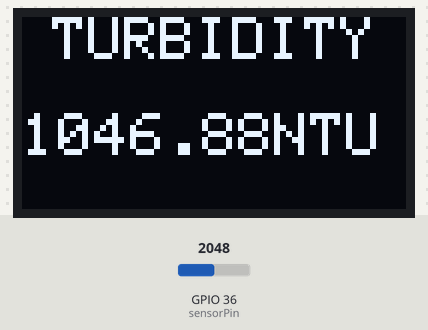
Bench run of a sketch on a simulated ESP32. Shown: 128×64 one-colour display. The test bench sets the inputs (shaded band); at power-on: GPIO 36 (sensorPin) = 2048. WiFi joins after 1.5 s; servers stay silent unless stated; what the sketch prints to the serial monitor is not drawn.

Above: at 2.7 s.

The sketch:

Turbid.ino
```cpp
#include <ThingSpeak.h>
#include <WiFi.h>
#include <Adafruit_GFX.h>
#include <Adafruit_SSD1306.h>

#define SCREEN_WIDTH 128    // OLED display width, in pixels
#define SCREEN_HEIGHT 64    // OLED display height, in pixels
#define OLED_RESET -1       // Reset pin # (or -1 if sharing Arduino reset pin)

Adafruit_SSD1306 display(SCREEN_WIDTH, SCREEN_HEIGHT, &Wire, OLED_RESET);
// Hostpot
const char *ssid =  "AGUS";
const char *pass =  "agus1234";
WiFiClient client;
//thingspeak settings
unsigned long channel = 2542864; //your channel ID number
const char *apiKey = "JLHGPMTWWQEBDGIR"; //your channel write API Key

int sensorPin = 36;
float volt;
float ntu;
void setup() {
  display.begin(SSD1306_SWITCHCAPVCC, 0x3C); //initialize with the I2C addr 0x3C (128x64)
  Serial.begin(9600); //Baud rate: 9600

  //connect to WiFi
  Serial.print("Connecting to: "); Serial.println(ssid);
  WiFi.begin(ssid, pass);

  while (WiFi.status() != WL_CONNECTED) {
    delay(500);
    Serial.print(".");
  }

  Serial.println("\nWiFi connected\n");
  ThingSpeak.begin(client); //initialize ThingSpeak
}
void loop() {
 volt = 0;
    for(int i=0; i<800; i++)
    {
        volt += ((float)analogRead(sensorPin)/4095)*5;
    }
    volt = volt/800;
    volt = round_to_dp(volt,2);
    if(volt < 2.5){
      ntu = 3000;
    }
    else{
      ntu = (-781.25*volt) + 3000;
    }
  Serial.println(ntu); // print out the value you read:
  delay(1000);
  Serial.println(volt);

  display.clearDisplay();
  display.setCursor(10,0);
  display.setTextSize(2);
  display.setTextColor(WHITE);
  display.println("TURBIDITY");

  display.println();
  display.print(ntu);
  display.println("NTU");
  display.display();

    int x = ThingSpeak.writeField(channel, 1, ntu, apiKey);
      if (x == 200) {
        Serial.println("Data " + String(ntu));
        Serial.print("turbidity: "); Serial.println(ntu);
        Serial.println("Update Successful.");
      }
      else {
        Serial.println("Data " + String(ntu));
        Serial.println("Problem updating data. HTTP error code " + String(x));
      }

      Serial.println("Waiting...\n");
      delay(20000);


}

float round_to_dp( float in_value, int decimal_place )
{
  float multiplier = powf( 10.0f, decimal_place );
  in_value = roundf( in_value * multiplier ) / multiplier;
  return in_value;
}
```
